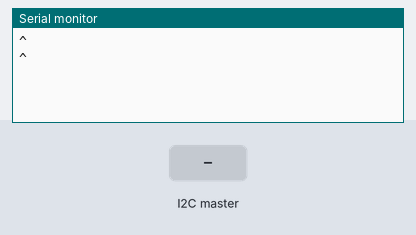
Bench run of a sketch on a simulated Arduino Uno, built with avr-gcc and run on an emulated ATmega328P. On the bench: the last lines printed to the serial monitor. The test bench sets the inputs (shaded band).

Above: at 1.2 s.
1.3 s: the I2C master sends "w"
At 1.9 s:
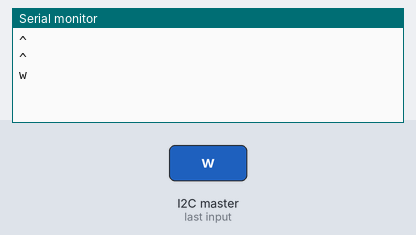
2.8 s: the I2C master sends "a"
At 2.96 s:
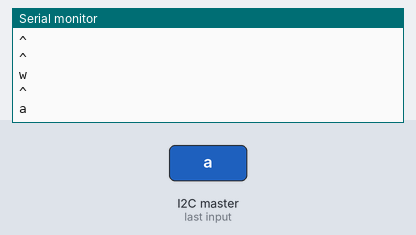
4.3 s: the I2C master sends "s"
At 4.9 s:
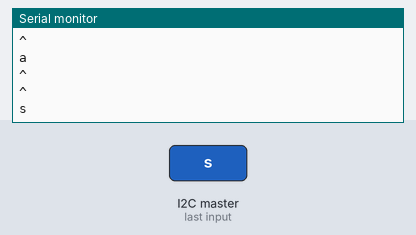
5.8 s: the I2C master sends "d"
At 5.96 s:
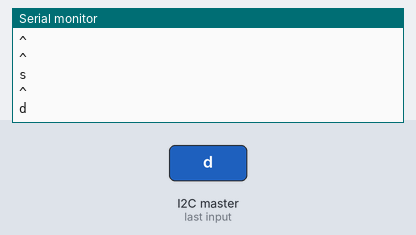

The sketch:

transfinal.ino
```cpp
#include<Wire.h>

void setup() {

  // put your setup code here, to run once:

  Wire.begin(5);
  Wire.onReceive(receiveEvent);
  Serial.begin(9600);
}

void loop() {
  // put your main code here, to run repeatedly:
char val1="w";
Serial.println(val1);
delay(1000);
}

void receiveEvent(int howMany){
  while(Wire.available()){
    char val = Wire.read();
    if(val == 'w'){
      Serial.println("w");
    }
    else if(val == 'a'){
      Serial.println("a");
    }else if(val == 's'){
      Serial.println("s");
    }else if(val == 'd'){
      Serial.println("d");
    }else if(val == '0'){
      Serial.println("0");
    }
  }
}
```

Measured:
- after the input at 1.3 s, the serial monitor: prints a new line at once (image 1)
- after the input at 2.8 s, the serial monitor: prints a new line at once (image 2)
- after the input at 4.3 s, the serial monitor: prints a new line at once (image 3)
- after the input at 5.8 s, the serial monitor: prints a new line at once (image 4)
